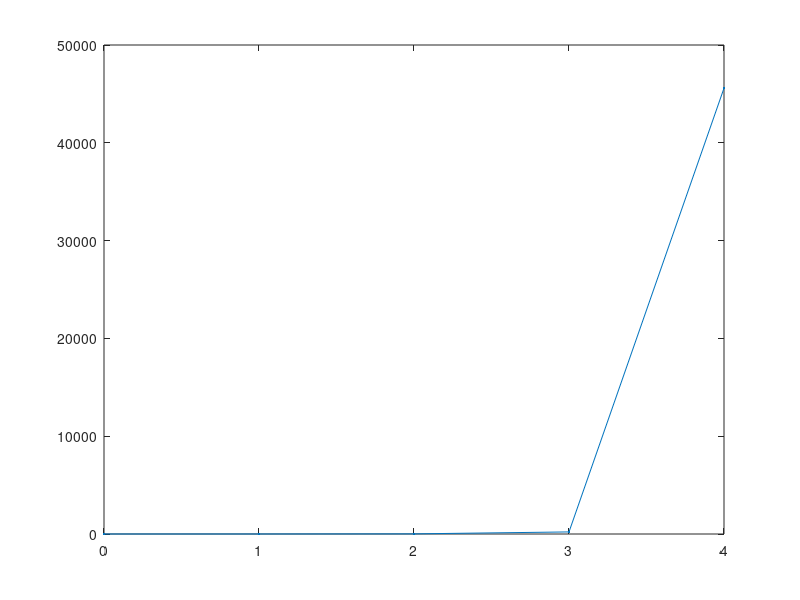

This chart was generated by the following MATLAB code:
%
% Euler's method
% Function provided Dr. Caner for Comp Engr 8103
%

function Euler

f = @(t,x) 1 + t + x^2;
time = 4;
h = 1;
t(1) = 0;
x(1) = 1;

for i=1:time
  x(i+1) = x(i) + h*f(t(i),x(i));
  t(i+1) = t(i) + h;
  if (i == 1)
      fprintf('index:%i %i\n', 0 , 1)
  end
  fprintf('index:%i %i\n',i,x(i+1))
end

plot(t,x,'.-');
savefig('./latex/docs/euler.fig')
